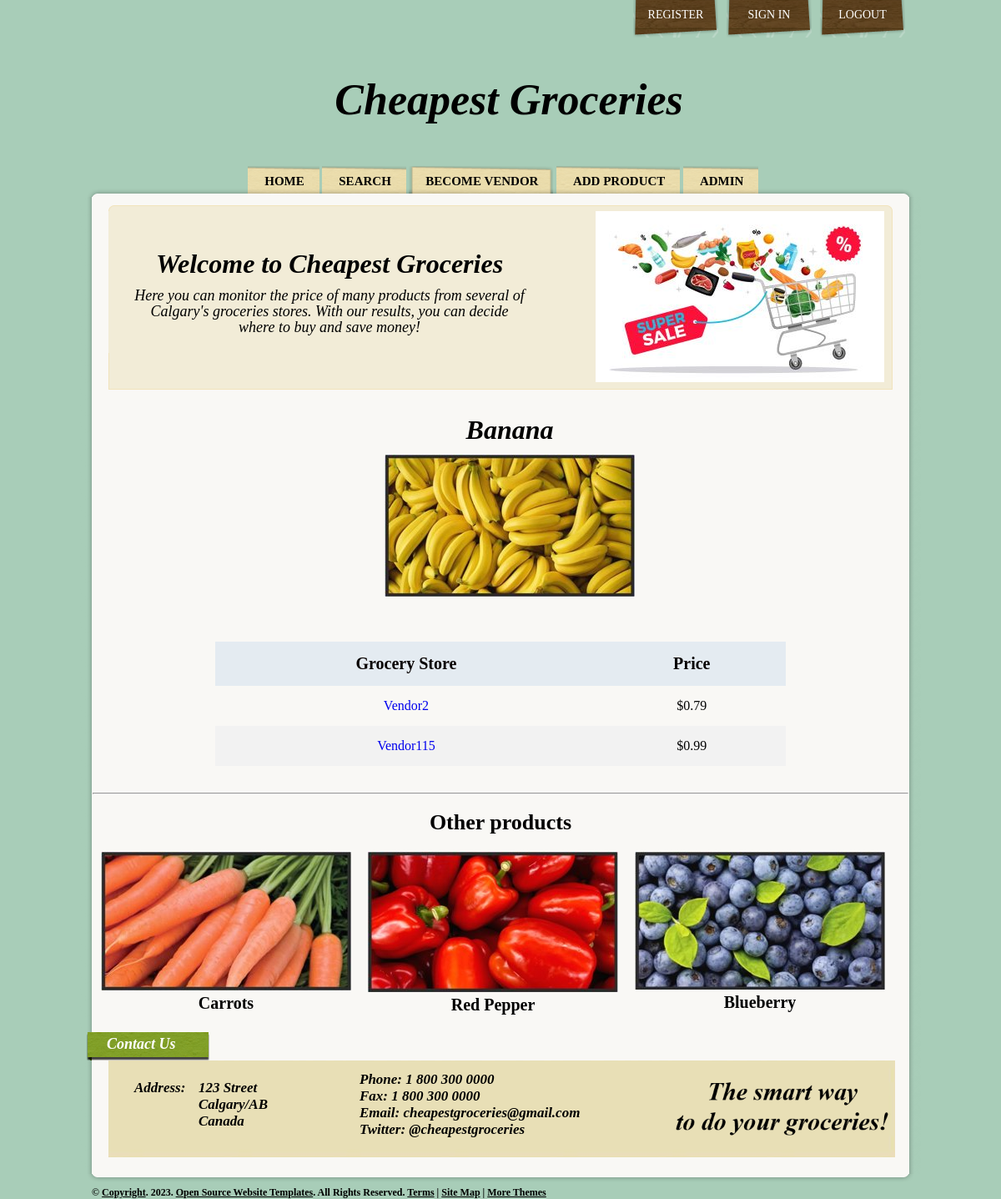
Page /Fruits_Vegetables/banana_Vendor115/ (signed in) on the committed database.
### products/models.py (models this page shows, shortened)
class Product(models.Model):
    category    = models.ForeignKey(Category, related_name = 'products', on_delete = models.CASCADE)
    vendor      = models.ForeignKey(Vendor, related_name = 'products', on_delete = models.CASCADE)
    title       = models.CharField(max_length = 200)
    slug        = models.SlugField(max_length = 200, unique = True) #used in the urls
    price       = models.DecimalField(max_digits = 6, decimal_places = 2, blank=True, default = 0.0)
    date_added  = models.DateTimeField(auto_now_add = True)
    image       = models.ImageField(upload_to = 'uploads/', blank = True, null = True)
    thumbnail   = models.ImageField(upload_to = 'uploads/', blank = True, null = True)
    class Meta:
        ordering = ['-date_added'] #data in descent order
    def __str__(self):
        return self.title #self.vendor
    def get_thumbnail(self):
        if self.thumbnail:
            return self.thumbnail.url

### vendor/models.py (models this page shows, shortened)
class Vendor(models.Model):
    name = models.CharField(max_length = 255)
    created_at = models.DateTimeField(auto_now_add = True)
    created_by = models.OneToOneField(User, related_name = 'vendor', on_delete = models.CASCADE)
    class Meta:
        ordering = ['name']

### products/views.py (the view)
# urls.py: path('<slug:category_slug>/<slug:product_slug>/', product, name = 'product'), #own
def product(request, category_slug, product_slug):
    product = get_object_or_404(Product, category__slug = category_slug, slug = product_slug)
    list_products =  Product.objects.filter(title=product).values()
    list_id = []
    list_price = []
    list_final = {}
    for p in list_products:
        list_id.append(p['vendor_id'])
        list_price.append(p['price'])
    vendor_name = []
    vendor_id =  Vendor.objects.filter(pk__in=list_id)
    for n in vendor_id:
        vendor_name.append(n.name)
    for p, v in enumerate(vendor_name):
        list_final[v] = list_price[p]
    list_final = dict(sorted(list_final.items(), key=operator.itemgetter(1)))
    print(list_final)
    other_products = list(product.category.products.exclude(id=product.id))
    if len(other_products) >= 3:
        other_products = random.sample(other_products, 3)
    template = 'product.html'
    content = {'product': product, 'other_products': other_products, 'list_final': list_final}
    return render(request, template, content)

### products/context_processors.py (called while the page is built)
def menu_categories(request):
    categories = Category.objects.all()
    return {'menu_categories': categories}

### templates/product.html (shortened to what this page needs)
{% extends "base.html" %}
{% block content %}
    {% if user.is_authenticated %}
        <div class="productview">
            {% if product.image %}
                <h1>{{ product.title }}</h1>
                <figure class="image">
                    <img src="{{ product.get_thumbnail }}">
                </figure>
            {% endif %}
        </div>
        <div class="box">
            <table class="table-v-a center-t">
                <thead class="table-fonth">
                    <tr class="tr-v-a tr-v-a-h">
                        <th class="th-td-v-a th-color">Grocery Store</th>
                        <th class="th-td-v-a th-color">Price</th>
                    </tr>
                </thead>
                <tbody>
                    {% for vendor,price in list_final.items %}
                        <tr class="tr-v-a tr-v-a-h table-fontr">
                            <td class="th-td-v-a"><a href="{% url 'product' product.category.slug product.slug %}"
                                style="text-decoration: none;">{{ vendor }}</a></td>
                            <td class="th-td-v-a">${{ price }}</td>
                        </tr>
                    {% endfor %}
                </tbody>
            </table>
            <br>
            <br>
        </div>
        <hr class="rounded">
        {% if other_products %}
            <div class="column is-12">
                <h2 class="h1 font-weight-normal form-register-h2">Other products</h2>
            </div>
            {% for product in other_products %}
                {% include 'list_item.html' %}
            {% endfor %}
        {% endif %}
    {% else %}
        <div class="heading">
            Hello
        </div>
        <p class="msglogout">You're not logged in. Would you like to
        <a href="{% url 'login' %}">login</a>?</p>
    {% endif %}
{% endblock %}

### templates/list_item.html
<div class="productHolder">
    <figure>
        <a href="{% url 'product' product.category.slug product.slug %}">
        <img src="{{ product.get_thumbnail }}"></a>
    </figure>
    <h class="product">{{ product.title }}</h>
</div>

### pages/static/css/style.css (style rules this page uses)
* { margin:0px; }
img { border:none; }
body { background:#a8cdb8; color:#000000; font-family:Times, "Times New Roman", Georgia, serif; font-size:14px; }
h1 { color:#000000; font-size:32px; font-style:italic; line-height:normal; margin:5px 0px 10px; }
.form-register-h2 { text-align: center; padding-top: 0.5cm; font-size: 26px; padding-bottom: 0.5cm; }
.product { text-align: center; color:#000000; font-size:20px; font-weight: bold; font-style: normal; padding:10px; }
.productHolder { float:left; width:300px; padding-bottom:5px; margin:0px 10px; text-align: center; }
.productview { float:center; width:300px; padding-bottom:center; margin: 30px 300px 50px 350px; text-align: center; }
.table-v-a { border-collapse: collapse; width: 70%; padding: 15px 15px 15px 15px; }
.center-t { margin-left: auto; margin-right: auto; }
.th-color { background-color: #e4ebf1; color: rgb(7, 1, 1); }
.th-td-v-a { text-align: center; padding: 15px; }
.tr-v-a:nth-child(even) { background-color: #f2f2f2; }
.table-fonth { font-size: 20px; font-weight: bold; }
.table-fontr { font-size: 16px; font-weight: normal; }

### rows in the picture
Product: title "Banana", get_thumbnail (picture), list_final "0.99"
Vendor: list_final "Vendor2"
Product: list_final "0.79"
Vendor: list_final "Vendor115"
Product: get_thumbnail (picture), title "Carrots"
Product: get_thumbnail (picture), title "Red Pepper"
Product: get_thumbnail (picture), title "Blueberry"
